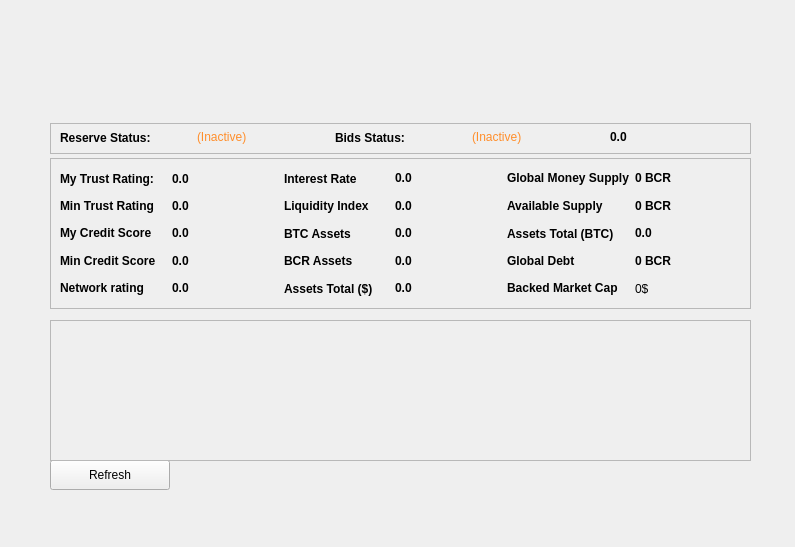
<?xml version="1.0" encoding="UTF-8"?>
<ui version="4.0">
 <class>StatisticsPage</class>
 <widget class="QWidget" name="StatisticsPage">
  <property name="geometry">
   <rect>
    <x>0</x>
    <y>0</y>
    <width>795</width>
    <height>547</height>
   </rect>
  </property>
  <property name="sizePolicy">
   <sizepolicy hsizetype="Expanding" vsizetype="Expanding">
    <horstretch>0</horstretch>
    <verstretch>0</verstretch>
   </sizepolicy>
  </property>
  <property name="windowTitle">
   <string>Form</string>
  </property>
  <property name="styleSheet">
   <string notr="true"/>
  </property>
  <widget class="QFrame" name="globalstatsFrame">
   <property name="geometry">
    <rect>
     <x>50</x>
     <y>320</y>
     <width>701</width>
     <height>141</height>
    </rect>
   </property>
   <property name="frameShape">
    <enum>QFrame::StyledPanel</enum>
   </property>
   <property name="frameShadow">
    <enum>QFrame::Raised</enum>
   </property>
  </widget>
  <widget class="QFrame" name="frame">
   <property name="geometry">
    <rect>
     <x>50</x>
     <y>158</y>
     <width>701</width>
     <height>151</height>
    </rect>
   </property>
   <property name="frameShape">
    <enum>QFrame::StyledPanel</enum>
   </property>
   <property name="frameShadow">
    <enum>QFrame::Raised</enum>
   </property>
   <widget class="QWidget" name="layoutWidget">
    <property name="geometry">
     <rect>
      <x>10</x>
      <y>10</y>
      <width>681</width>
      <height>131</height>
     </rect>
    </property>
    <layout class="QGridLayout" name="gridLayout">
     <item row="4" column="1">
      <widget class="QLabel" name="networkrating">
       <property name="font">
        <font>
         <weight>75</weight>
         <bold>true</bold>
        </font>
       </property>
       <property name="cursor">
        <cursorShape>IBeamCursor</cursorShape>
       </property>
       <property name="toolTip">
        <string/>
       </property>
       <property name="styleSheet">
        <string notr="true"/>
       </property>
       <property name="text">
        <string notr="true">0.0</string>
       </property>
       <property name="textInteractionFlags">
        <set>Qt::LinksAccessibleByMouse|Qt::TextSelectableByKeyboard|Qt::TextSelectableByMouse</set>
       </property>
      </widget>
     </item>
     <item row="0" column="3">
      <widget class="QLabel" name="netinterestrate">
       <property name="font">
        <font>
         <weight>75</weight>
         <bold>true</bold>
        </font>
       </property>
       <property name="cursor">
        <cursorShape>IBeamCursor</cursorShape>
       </property>
       <property name="toolTip">
        <string/>
       </property>
       <property name="styleSheet">
        <string notr="true"/>
       </property>
       <property name="text">
        <string notr="true">0.0</string>
       </property>
       <property name="textInteractionFlags">
        <set>Qt::LinksAccessibleByMouse|Qt::TextSelectableByKeyboard|Qt::TextSelectableByMouse</set>
       </property>
      </widget>
     </item>
     <item row="3" column="1">
      <widget class="QLabel" name="mincreditscore">
       <property name="font">
        <font>
         <weight>75</weight>
         <bold>true</bold>
        </font>
       </property>
       <property name="cursor">
        <cursorShape>IBeamCursor</cursorShape>
       </property>
       <property name="toolTip">
        <string/>
       </property>
       <property name="styleSheet">
        <string notr="true"/>
       </property>
       <property name="text">
        <string notr="true">0.0</string>
       </property>
       <property name="textInteractionFlags">
        <set>Qt::LinksAccessibleByMouse|Qt::TextSelectableByKeyboard|Qt::TextSelectableByMouse</set>
       </property>
      </widget>
     </item>
     <item row="0" column="0">
      <widget class="QLabel" name="trust">
       <property name="font">
        <font>
         <weight>75</weight>
         <bold>true</bold>
        </font>
       </property>
       <property name="styleSheet">
        <string notr="true"/>
       </property>
       <property name="text">
        <string>My Trust Rating:</string>
       </property>
      </widget>
     </item>
     <item row="3" column="0">
      <widget class="QLabel" name="label_11">
       <property name="font">
        <font>
         <weight>75</weight>
         <bold>true</bold>
        </font>
       </property>
       <property name="styleSheet">
        <string notr="true"/>
       </property>
       <property name="text">
        <string>&lt;html&gt;&lt;head/&gt;&lt;body&gt;&lt;p&gt;Min Credit Score&lt;/p&gt;&lt;/body&gt;&lt;/html&gt;</string>
       </property>
      </widget>
     </item>
     <item row="0" column="2">
      <widget class="QLabel" name="label_20">
       <property name="font">
        <font>
         <weight>75</weight>
         <bold>true</bold>
        </font>
       </property>
       <property name="styleSheet">
        <string notr="true"/>
       </property>
       <property name="text">
        <string>Interest Rate </string>
       </property>
      </widget>
     </item>
     <item row="1" column="3">
      <widget class="QLabel" name="liquidityindex">
       <property name="font">
        <font>
         <weight>75</weight>
         <bold>true</bold>
        </font>
       </property>
       <property name="cursor">
        <cursorShape>IBeamCursor</cursorShape>
       </property>
       <property name="toolTip">
        <string/>
       </property>
       <property name="styleSheet">
        <string notr="true"/>
       </property>
       <property name="text">
        <string notr="true">0.0</string>
       </property>
       <property name="textInteractionFlags">
        <set>Qt::LinksAccessibleByMouse|Qt::TextSelectableByKeyboard|Qt::TextSelectableByMouse</set>
       </property>
      </widget>
     </item>
     <item row="2" column="0">
      <widget class="QLabel" name="label_10">
       <property name="font">
        <font>
         <weight>75</weight>
         <bold>true</bold>
        </font>
       </property>
       <property name="styleSheet">
        <string notr="true"/>
       </property>
       <property name="text">
        <string>&lt;html&gt;&lt;head/&gt;&lt;body&gt;&lt;p&gt; My Credit Score&lt;/p&gt;&lt;/body&gt;&lt;/html&gt;</string>
       </property>
      </widget>
     </item>
     <item row="0" column="4">
      <widget class="QLabel" name="label_39">
       <property name="styleSheet">
        <string notr="true"/>
       </property>
       <property name="text">
        <string>&lt;html&gt;&lt;head/&gt;&lt;body&gt;&lt;p&gt;&lt;span style=&quot; font-weight:600;&quot;&gt;Global Money Supply&lt;/span&gt;&lt;/p&gt;&lt;/body&gt;&lt;/html&gt;</string>
       </property>
      </widget>
     </item>
     <item row="1" column="4">
      <widget class="QLabel" name="label_41">
       <property name="styleSheet">
        <string notr="true"/>
       </property>
       <property name="text">
        <string>&lt;html&gt;&lt;head/&gt;&lt;body&gt;&lt;p&gt;&lt;span style=&quot; font-weight:600;&quot;&gt;Available Supply&lt;/span&gt;&lt;/p&gt;&lt;/body&gt;&lt;/html&gt;</string>
       </property>
      </widget>
     </item>
     <item row="2" column="2">
      <widget class="QLabel" name="label_14">
       <property name="font">
        <font>
         <weight>75</weight>
         <bold>true</bold>
        </font>
       </property>
       <property name="styleSheet">
        <string notr="true"/>
       </property>
       <property name="text">
        <string>BTC Assets</string>
       </property>
      </widget>
     </item>
     <item row="4" column="2">
      <widget class="QLabel" name="label_16">
       <property name="font">
        <font>
         <weight>75</weight>
         <bold>true</bold>
        </font>
       </property>
       <property name="styleSheet">
        <string notr="true"/>
       </property>
       <property name="text">
        <string>Assets Total ($)</string>
       </property>
      </widget>
     </item>
     <item row="1" column="1">
      <widget class="QLabel" name="mintrust">
       <property name="font">
        <font>
         <weight>75</weight>
         <bold>true</bold>
        </font>
       </property>
       <property name="cursor">
        <cursorShape>IBeamCursor</cursorShape>
       </property>
       <property name="toolTip">
        <string/>
       </property>
       <property name="styleSheet">
        <string notr="true"/>
       </property>
       <property name="text">
        <string notr="true">0.0</string>
       </property>
       <property name="textInteractionFlags">
        <set>Qt::LinksAccessibleByMouse|Qt::TextSelectableByKeyboard|Qt::TextSelectableByMouse</set>
       </property>
      </widget>
     </item>
     <item row="0" column="1">
      <widget class="QLabel" name="trustscoreLabel">
       <property name="font">
        <font>
         <weight>75</weight>
         <bold>true</bold>
        </font>
       </property>
       <property name="text">
        <string>0.0</string>
       </property>
      </widget>
     </item>
     <item row="4" column="0">
      <widget class="QLabel" name="label_15">
       <property name="font">
        <font>
         <weight>75</weight>
         <bold>true</bold>
        </font>
       </property>
       <property name="styleSheet">
        <string notr="true"/>
       </property>
       <property name="text">
        <string>&lt;html&gt;&lt;head/&gt;&lt;body&gt;&lt;p&gt;Network rating&lt;/p&gt;&lt;/body&gt;&lt;/html&gt;</string>
       </property>
      </widget>
     </item>
     <item row="3" column="3">
      <widget class="QLabel" name="bcrassets">
       <property name="font">
        <font>
         <weight>75</weight>
         <bold>true</bold>
        </font>
       </property>
       <property name="cursor">
        <cursorShape>IBeamCursor</cursorShape>
       </property>
       <property name="toolTip">
        <string/>
       </property>
       <property name="styleSheet">
        <string notr="true"/>
       </property>
       <property name="text">
        <string notr="true">0.0</string>
       </property>
       <property name="textInteractionFlags">
        <set>Qt::LinksAccessibleByMouse|Qt::TextSelectableByKeyboard|Qt::TextSelectableByMouse</set>
       </property>
      </widget>
     </item>
     <item row="1" column="2">
      <widget class="QLabel" name="label_13">
       <property name="font">
        <font>
         <weight>75</weight>
         <bold>true</bold>
        </font>
       </property>
       <property name="styleSheet">
        <string notr="true"/>
       </property>
       <property name="text">
        <string>Liquidity Index</string>
       </property>
      </widget>
     </item>
     <item row="1" column="0">
      <widget class="QLabel" name="label_9">
       <property name="font">
        <font>
         <weight>75</weight>
         <bold>true</bold>
        </font>
       </property>
       <property name="styleSheet">
        <string notr="true"/>
       </property>
       <property name="text">
        <string>&lt;html&gt;&lt;head/&gt;&lt;body&gt;&lt;p&gt;Min Trust Rating&lt;/p&gt;&lt;/body&gt;&lt;/html&gt;</string>
       </property>
      </widget>
     </item>
     <item row="2" column="1">
      <widget class="QLabel" name="avecreditscore">
       <property name="font">
        <font>
         <weight>75</weight>
         <bold>true</bold>
        </font>
       </property>
       <property name="cursor">
        <cursorShape>IBeamCursor</cursorShape>
       </property>
       <property name="toolTip">
        <string/>
       </property>
       <property name="styleSheet">
        <string notr="true"/>
       </property>
       <property name="text">
        <string notr="true">0.0</string>
       </property>
       <property name="textInteractionFlags">
        <set>Qt::LinksAccessibleByMouse|Qt::TextSelectableByKeyboard|Qt::TextSelectableByMouse</set>
       </property>
      </widget>
     </item>
     <item row="2" column="3">
      <widget class="QLabel" name="btcassets">
       <property name="font">
        <font>
         <weight>75</weight>
         <bold>true</bold>
        </font>
       </property>
       <property name="cursor">
        <cursorShape>IBeamCursor</cursorShape>
       </property>
       <property name="toolTip">
        <string/>
       </property>
       <property name="styleSheet">
        <string notr="true"/>
       </property>
       <property name="text">
        <string notr="true">0.0</string>
       </property>
       <property name="textInteractionFlags">
        <set>Qt::LinksAccessibleByMouse|Qt::TextSelectableByKeyboard|Qt::TextSelectableByMouse</set>
       </property>
      </widget>
     </item>
     <item row="2" column="4">
      <widget class="QLabel" name="label_42">
       <property name="font">
        <font>
         <weight>75</weight>
         <bold>true</bold>
        </font>
       </property>
       <property name="styleSheet">
        <string notr="true"/>
       </property>
       <property name="text">
        <string>Assets Total (BTC)</string>
       </property>
      </widget>
     </item>
     <item row="3" column="2">
      <widget class="QLabel" name="label_18">
       <property name="font">
        <font>
         <weight>75</weight>
         <bold>true</bold>
        </font>
       </property>
       <property name="styleSheet">
        <string notr="true"/>
       </property>
       <property name="text">
        <string>BCR Assets </string>
       </property>
      </widget>
     </item>
     <item row="0" column="5">
      <widget class="QLabel" name="gblmoneysupply">
       <property name="font">
        <font>
         <weight>75</weight>
         <bold>true</bold>
        </font>
       </property>
       <property name="cursor">
        <cursorShape>IBeamCursor</cursorShape>
       </property>
       <property name="toolTip">
        <string/>
       </property>
       <property name="styleSheet">
        <string notr="true"/>
       </property>
       <property name="text">
        <string notr="true">0 BCR</string>
       </property>
       <property name="textInteractionFlags">
        <set>Qt::LinksAccessibleByMouse|Qt::TextSelectableByKeyboard|Qt::TextSelectableByMouse</set>
       </property>
      </widget>
     </item>
     <item row="4" column="3">
      <widget class="QLabel" name="fiatassets">
       <property name="font">
        <font>
         <weight>75</weight>
         <bold>true</bold>
        </font>
       </property>
       <property name="cursor">
        <cursorShape>IBeamCursor</cursorShape>
       </property>
       <property name="toolTip">
        <string/>
       </property>
       <property name="styleSheet">
        <string notr="true"/>
       </property>
       <property name="text">
        <string notr="true">0.0</string>
       </property>
       <property name="textInteractionFlags">
        <set>Qt::LinksAccessibleByMouse|Qt::TextSelectableByKeyboard|Qt::TextSelectableByMouse</set>
       </property>
      </widget>
     </item>
     <item row="3" column="4">
      <widget class="QLabel" name="label_38">
       <property name="styleSheet">
        <string notr="true"/>
       </property>
       <property name="text">
        <string>&lt;html&gt;&lt;head/&gt;&lt;body&gt;&lt;p&gt;&lt;span style=&quot; font-weight:600;&quot;&gt;Global Debt&lt;/span&gt;&lt;/p&gt;&lt;/body&gt;&lt;/html&gt;</string>
       </property>
      </widget>
     </item>
     <item row="4" column="4">
      <widget class="QLabel" name="label_40">
       <property name="styleSheet">
        <string notr="true"/>
       </property>
       <property name="text">
        <string>&lt;html&gt;&lt;head/&gt;&lt;body&gt;&lt;p&gt;&lt;span style=&quot; font-weight:600;&quot;&gt;Backed Market Cap&lt;/span&gt;&lt;/p&gt;&lt;/body&gt;&lt;/html&gt;</string>
       </property>
      </widget>
     </item>
     <item row="1" column="5">
      <widget class="QLabel" name="gblavailablecredit">
       <property name="font">
        <font>
         <weight>75</weight>
         <bold>true</bold>
        </font>
       </property>
       <property name="cursor">
        <cursorShape>IBeamCursor</cursorShape>
       </property>
       <property name="toolTip">
        <string/>
       </property>
       <property name="styleSheet">
        <string notr="true"/>
       </property>
       <property name="text">
        <string notr="true">0 BCR</string>
       </property>
       <property name="textInteractionFlags">
        <set>Qt::LinksAccessibleByMouse|Qt::TextSelectableByKeyboard|Qt::TextSelectableByMouse</set>
       </property>
      </widget>
     </item>
     <item row="2" column="5">
      <widget class="QLabel" name="assetstotal">
       <property name="font">
        <font>
         <weight>75</weight>
         <bold>true</bold>
        </font>
       </property>
       <property name="cursor">
        <cursorShape>IBeamCursor</cursorShape>
       </property>
       <property name="toolTip">
        <string/>
       </property>
       <property name="styleSheet">
        <string notr="true"/>
       </property>
       <property name="text">
        <string notr="true">0.0</string>
       </property>
       <property name="textInteractionFlags">
        <set>Qt::LinksAccessibleByMouse|Qt::TextSelectableByKeyboard|Qt::TextSelectableByMouse</set>
       </property>
      </widget>
     </item>
     <item row="3" column="5">
      <widget class="QLabel" name="globaldebt">
       <property name="font">
        <font>
         <weight>75</weight>
         <bold>true</bold>
        </font>
       </property>
       <property name="cursor">
        <cursorShape>IBeamCursor</cursorShape>
       </property>
       <property name="toolTip">
        <string/>
       </property>
       <property name="styleSheet">
        <string notr="true"/>
       </property>
       <property name="text">
        <string notr="true">0 BCR</string>
       </property>
       <property name="textInteractionFlags">
        <set>Qt::LinksAccessibleByMouse|Qt::TextSelectableByKeyboard|Qt::TextSelectableByMouse</set>
       </property>
      </widget>
     </item>
     <item row="4" column="5">
      <widget class="QLabel" name="marketcap">
       <property name="styleSheet">
        <string notr="true"/>
       </property>
       <property name="text">
        <string>0$</string>
       </property>
      </widget>
     </item>
    </layout>
   </widget>
  </widget>
  <widget class="QFrame" name="frame_2">
   <property name="geometry">
    <rect>
     <x>50</x>
     <y>123</y>
     <width>701</width>
     <height>31</height>
    </rect>
   </property>
   <property name="frameShape">
    <enum>QFrame::StyledPanel</enum>
   </property>
   <property name="frameShadow">
    <enum>QFrame::Raised</enum>
   </property>
   <widget class="QWidget" name="layoutWidget">
    <property name="geometry">
     <rect>
      <x>10</x>
      <y>4</y>
      <width>681</width>
      <height>21</height>
     </rect>
    </property>
    <layout class="QHBoxLayout" name="horizontalLayout_2">
     <item>
      <widget class="QLabel" name="label_34">
       <property name="font">
        <font>
         <weight>75</weight>
         <bold>true</bold>
        </font>
       </property>
       <property name="styleSheet">
        <string notr="true"/>
       </property>
       <property name="text">
        <string>Reserve Status:</string>
       </property>
      </widget>
     </item>
     <item>
      <widget class="QLabel" name="bankstatus">
       <property name="cursor">
        <cursorShape>WhatsThisCursor</cursorShape>
       </property>
       <property name="toolTip">
        <string>The displayed information may be out of date. Your wallet automatically synchronizes with the Bitcredits network after a connection is established, but this process has not completed yet.</string>
       </property>
       <property name="styleSheet">
        <string notr="true"/>
       </property>
       <property name="text">
        <string notr="true">&lt;html&gt;&lt;head/&gt;&lt;body&gt;&lt;p&gt;&lt;span style=&quot; color:#ff8e2b;&quot;&gt;(Inactive)&lt;/span&gt;&lt;/p&gt;&lt;/body&gt;&lt;/html&gt;</string>
       </property>
       <property name="alignment">
        <set>Qt::AlignLeading|Qt::AlignLeft|Qt::AlignVCenter</set>
       </property>
      </widget>
     </item>
     <item>
      <widget class="QLabel" name="label_35">
       <property name="font">
        <font>
         <weight>75</weight>
         <bold>true</bold>
        </font>
       </property>
       <property name="styleSheet">
        <string notr="true"/>
       </property>
       <property name="text">
        <string>Bids Status:</string>
       </property>
      </widget>
     </item>
     <item>
      <widget class="QLabel" name="bidsstatus">
       <property name="cursor">
        <cursorShape>WhatsThisCursor</cursorShape>
       </property>
       <property name="toolTip">
        <string>The displayed information may be out of date. Your wallet automatically synchronizes with the Bitcredits network after a connection is established, but this process has not completed yet.</string>
       </property>
       <property name="styleSheet">
        <string notr="true">QLabel { color: red; }background:transparent;</string>
       </property>
       <property name="text">
        <string notr="true">&lt;html&gt;&lt;head/&gt;&lt;body&gt;&lt;p&gt;&lt;span style=&quot; color:#ff8e2b;&quot;&gt;(Inactive)&lt;/span&gt;&lt;/p&gt;&lt;/body&gt;&lt;/html&gt;</string>
       </property>
       <property name="alignment">
        <set>Qt::AlignLeading|Qt::AlignLeft|Qt::AlignVCenter</set>
       </property>
      </widget>
     </item>
     <item>
      <widget class="QLabel" name="newbids">
       <property name="font">
        <font>
         <weight>75</weight>
         <bold>true</bold>
        </font>
       </property>
       <property name="cursor">
        <cursorShape>IBeamCursor</cursorShape>
       </property>
       <property name="toolTip">
        <string/>
       </property>
       <property name="styleSheet">
        <string notr="true"/>
       </property>
       <property name="text">
        <string notr="true">0.0</string>
       </property>
       <property name="textInteractionFlags">
        <set>Qt::LinksAccessibleByMouse|Qt::TextSelectableByKeyboard|Qt::TextSelectableByMouse</set>
       </property>
      </widget>
     </item>
    </layout>
   </widget>
  </widget>
  <widget class="QPushButton" name="startButton">
   <property name="geometry">
    <rect>
     <x>50</x>
     <y>460</y>
     <width>120</width>
     <height>30</height>
    </rect>
   </property>
   <property name="sizePolicy">
    <sizepolicy hsizetype="Fixed" vsizetype="Fixed">
     <horstretch>0</horstretch>
     <verstretch>0</verstretch>
    </sizepolicy>
   </property>
   <property name="minimumSize">
    <size>
     <width>120</width>
     <height>30</height>
    </size>
   </property>
   <property name="maximumSize">
    <size>
     <width>16777215</width>
     <height>30</height>
    </size>
   </property>
   <property name="styleSheet">
    <string notr="true"/>
   </property>
   <property name="text">
    <string>Refresh</string>
   </property>
  </widget>
  <zorder>startButton</zorder>
  <zorder>globalstatsFrame</zorder>
  <zorder>frame</zorder>
  <zorder>frame_2</zorder>
 </widget>
 <resources/>
 <connections/>
</ui>
